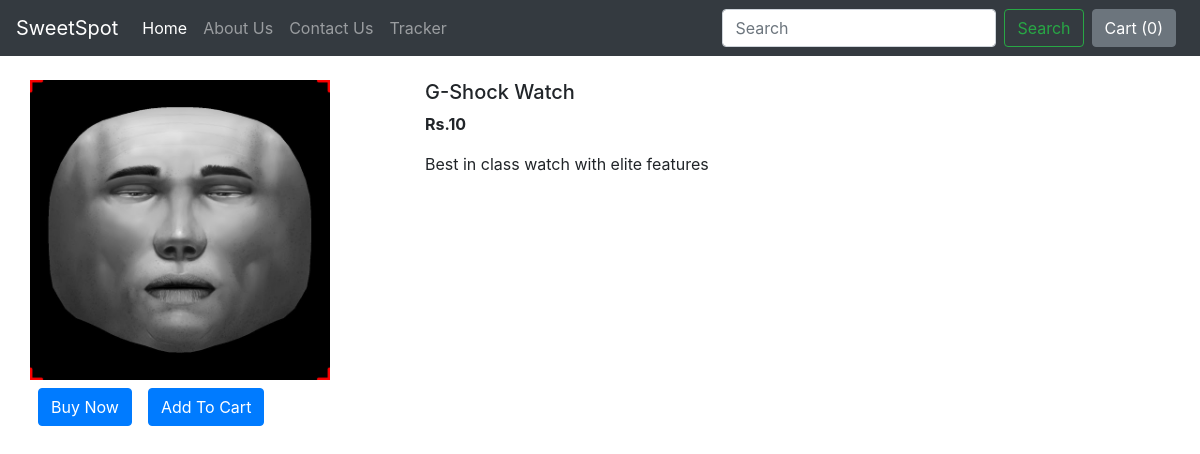
The page /shop/products/1 on the database its author committed.
### shop/models.py (models this page shows, shortened)
class Product(models.Model):
    product_id = models.AutoField
    product_name = models.CharField(max_length=50)
    category = models.CharField(max_length=50, default="")
    subcategory = models.CharField(max_length=50, default="")
    price = models.IntegerField(default=0)
    desc = models.CharField(max_length=300)
    pub_date = models.DateField()
    image = models.ImageField(upload_to="shop/images", default="")

### shop/views.py (the view)
# urls.py: path('products/<int:myid>', views.products, name='Products'),
def products(request, myid):
    product = Product.objects.filter(id = myid)
    return render(request, 'shop/prodView.html',{'product':product[0]})

### shop/templates/shop/prodView.html (shortened to what this page needs)
{% extends 'shop/basic.html' %}
{% block body %}
<div class="container my-4">
    <div class="row">
        <div class="col-md-4">
            <div class="row">
                <img src="/media/{{product.image}}" width="300px" alt="">
            </div>
            <div class="row">
                <button class="btn btn-primary my-2 mx-2">Buy Now</button>
                <button class="btn btn-primary my-2 mx-2">Add To Cart</button>
            </div>
        </div>
        <div class="col-md-8">
            <h5>{{product.product_name}}</h5>
            <p><b>Rs.{{product.price}}</b></p>
            <p>{{product.desc}}</p>
        </div>
    </div>
</div>
{% endblock %}

### rows shown on the page
Product: image (picture), product_name "G-Shock Watch", price "10", desc "Best in class watch with elite features"
